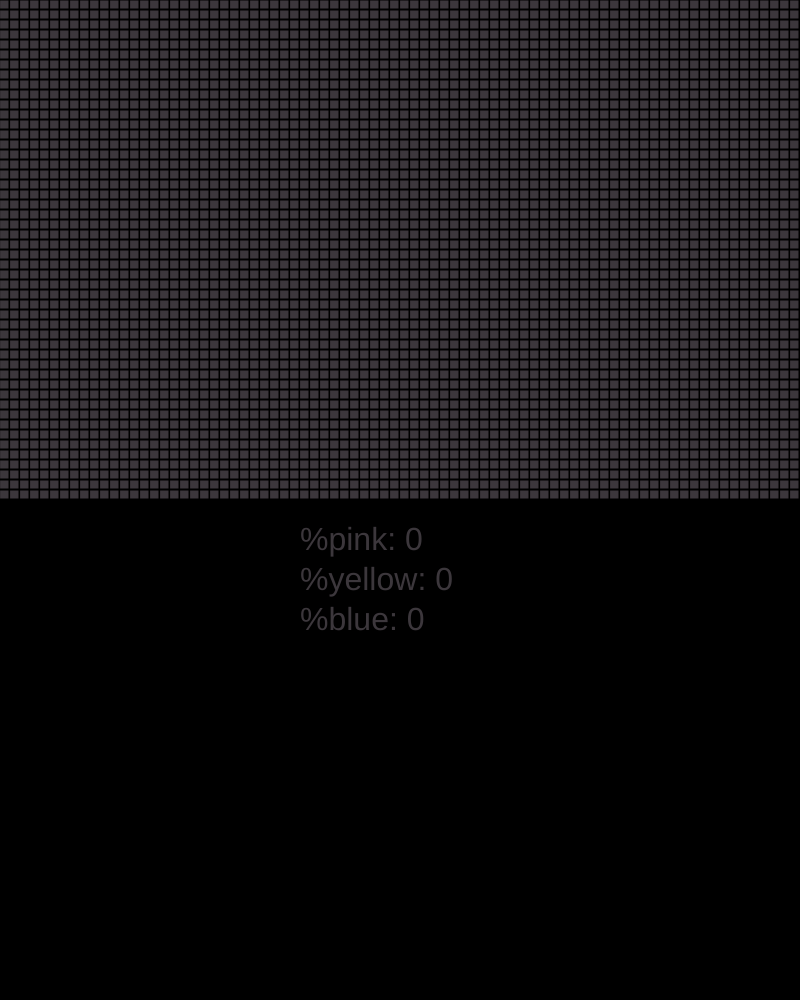
Frame 1 (no input)
Frame 60 (no input): identical to frame 1, image omitted
Frame 120 (the mouse pressed at the canvas centre since frame 60): identical to frame 1, image omitted

The p5.js sketch that drew this single still picture (run headless with seeded random() and noise() and a simulated clock; from frame 60 on, the mouse is pressed at the canvas centre):

// p5.js sketch
// ── sketch.js
class Cell{
	constructor(state){
		this.state = state;
	}
	setState(state){
		this.state = state;
	}
	getState(){
		return this.state
	}
}
function countNeighbor(x,y){
	let sum = 0;
	for (let i = -1;i<2;i++){
		for(let j=-1;j<2;j++){
			let col = (x+i+cols)%cols;
			let row = (y+j+rows)%rows;

			sum += ruleSet[grid[col][row].getState()][grid[x][y].getState()];
		}
	}
	return sum;
}
function nextCellState(x,y){
    for(let l = 0;l<3;l++){
		if(ruleSet[l][grid[x][y].getState()]>0){
			return l;
		}
	}
}
function mostNeighbors(x,y){
    let psum = 0;
    let ysum = 0;
    let bsum = 0;
    let output;
    for (let i = -1;i<2;i++){
		for(let j=-1;j<2;j++){
			let col = (x+i+cols)%cols;
			let row = (y+j+rows)%rows;

            if(grid[col][row].getState() == 0){
                psum += ruleSet[grid[col][row].getState()][grid[x][y].getState()];
            } else if(grid[col][row].getState() == 1) {
                ysum += ruleSet[grid[col][row].getState()][grid[x][y].getState()];
            } else if(grid[col][row].getState() == 2){
                bsum += ruleSet[grid[col][row].getState()][grid[x][y].getState()];
            }
		}
	}
    psum > ysum ? bsum > psum ? output = 2 : output = 0 : ysum > bsum ? output = 1 : output = 2;
    return output;
}
function getAnalytics(grid){
	let rockDensity = 0, paperDensity=0, scissorsDensity=0;
	let gridSize = grid[0].length*grid.length;
	for(let i =0; i<grid.length;i++){
		//console.log(grid[i]);
		rockDensity += grid[i].filter(x=>x.getState()==0).length;
		paperDensity += grid[i].filter(x=>x.getState()==1).length;
		scissorsDensity += grid[i].filter(x=>x.getState()==2).length;
	}
	rockDensity/=gridSize;
	paperDensity/=gridSize;
	scissorsDensity/=gridSize;
	return [rockDensity, paperDensity, scissorsDensity];
}
function render(grid,cols,rows,applyRule){
	background(0);
	for(let i=0;i<cols; i++){
		for(let j = 0; j<rows;j++){
			let x = i*resolution, y=j*resolution;
			let cell = new Cell(grid[i][j].getState());

			if (cell.getState()==0){
				fill(255,0,255);
				stroke(0);
				//rect(x,y,resolution-1,resolution-1);
				rect(x,y,resolution-1,resolution-1);
			}
			else if(cell.getState()==1){
				fill(255,255,0);
				stroke(0);
				//rect(x,y,resolution-1,resolution-1);
				rect(x,y,resolution-1,resolution-1);
			}
			else if(cell.getState()==2){
				fill(0,255,255);
				stroke(0);
				//rect(x,y,resolution-1,resolution-1);
				rect(x,y,resolution-1,resolution-1);
			}
            else if(cell.getState()==3){
                fill(60,55,60);
                stroke(0);
                rect(x,y,resolution-1,resolution-1);
            }

		}
	}
    if(applyRule){
		  for(let i = 0;i<cols;i++){
			  for(let j=0;j<rows;j++){
	              if(countNeighbor(i,j)>=3){
	                  next[i][j].setState(grid[i][j].getState());
	                  let nextCell = mostNeighbors(i,j);
					  next[i][j].setState(nextCell);
				  }
			  }
		  }

	    for(let i = 0; i<cols; i++){
	        for(let j=0;j<rows;j++){
	            grid[i][j].setState(next[i][j].getState());
	        }
	    }
    }
		let density = getAnalytics(grid);

		let rockDensityValues = new Array(),paperDensityValues = new Array(), scissorsDensityValues = new Array();
		rockDensityValues.push(density[0]);
		paperDensityValues.push(density[1]);
		scissorsDensityValues.push(density[2]);
		if(rockDensityValues.length > 100){
			rockdDensityValues.shift();
			paperDensityValues.shift();
			scissorsDensityValues.shift();
		}
		displayAnalytics('%pink: '+density[0]+'\n%yellow: '+density[1]+'\n%blue: '+density[2]);
}
function displayAnalytics(stuff){
	textSize(32);
	text(stuff, 300, 550);

}
let grid;
let cols;
let rows;
let resolution = 10;
let ruleSet = [[0,0,1,9],[1,0,0,9],[0,1,0,9],[0,0,0,0]];
let next;
var numClicks = 0;
var start = false;
let turns = 5; //change this for testing


function setup() {
	createCanvas(800, 1000);
	cols = width/resolution, rows = (height/2)/resolution;
	let startState = new Array(cols).fill(0).map(x=> Array.from({length: rows}, () => (3)));
	grid = new Array(cols).fill(0).map(x=>new Array(rows));
	next = new Array(cols).fill(0).map(x=>new Array(rows));
	for(let i=0;i<cols;i++){
		for(let j=0;j<rows;j++){
			grid[i][j] = new Cell(startState[i][j]);
            next[i][j] = new Cell(startState[i][j])
		}
	}
    render(grid,cols,rows,false)
}

function colorGridOnClick(e){
    let x = e.clientX, y = e.clientY;
    let r = floor(x/10), c = floor(y/10);
    grid[r][c] = new Cell(numClicks%3);
    numClicks ++;
    render(grid,cols,rows,false);
}
window.addEventListener('click', colorGridOnClick);

function allowDraw(e){
  numClicks > 3*turns-1 ? start = true : start = false;
}
window.addEventListener('click', allowDraw);

window.addEventListener('keydown', (e) => {
  if (e.code === "KeyE") start=!start;});

function draw() {
    if(start){
	    render(grid,cols,rows,true);
    }


}
